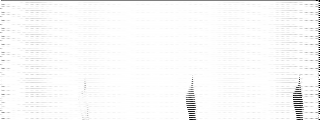
#> input picture RedFox_CTF_2026/REDFOX/echoesOfBifrost/sstv_robot36_decoded.png, 320 x 120 px
$ python deep_analyze.py
#> lines starting #> are read from the running program, lines starting #| are printed output that depends on the picture; after the words box and inside, x2 and y2 are one past the last pixel; in counts of white or black regions, pixels touching at a corner belong together
#!/usr/bin/env python3
"""
Analyze the decoded Robot 36 images to look for patterns
Maybe it's a QR code, barcode, or hidden message
"""
import numpy as np
from PIL import Image, ImageEnhance, ImageFilter
import pytesseract

def analyze_decoded_images():
    """Deeply analyze the decoded images"""

    for filepath in ['sstv_robot36_decoded.png', 'sstv_robot36_decoded_inv.png']:
        print(f"\n=== Analyzing {filepath} ===")

        img = Image.open(filepath)
#> img is the input picture: PIL image 320x120 L; min 0, max 255, mean 248.6
        img_arr = np.array(img)

        # Histogram
        hist = np.histogram(img_arr, bins=256)[0]
#> hist = 256 values, max 17805 at index 254, min 0 at index 2, mean 150
        max_hist = np.argmax(hist)
#> max_hist = 254
        print(f"Histogram peak at value: {max_hist} (count: {hist[max_hist]})")
#| Histogram peak at value: 254 (count: 17805)
        print(f"Median value: {np.median(img_arr)}")
#| Median value: 254.0

        # Look for patterns - rows and columns
        row_means = np.mean(img_arr, axis=1)
#> row_means = 120 values, max 253.8 at index 73, min 126.1 at index 0, mean 248.6
        col_means = np.mean(img_arr, axis=0)
#> col_means = 320 values, max 253.5 at index 129, min 138.1 at index 319, mean 248.6

        print(f"Row brightness range: {np.min(row_means):.1f} to {np.max(row_means):.1f}")
#| Row brightness range: 126.1 to 253.8
        print(f"Col brightness range: {np.min(col_means):.1f} to {np.max(col_means):.1f}")
#| Col brightness range: 138.1 to 253.5

        # Look for spatial patterns
        # Check if there are distinct regions
        unique_values = len(np.unique(img_arr))
#> unique_values = 223
        print(f"Unique pixel values: {unique_values}")
#| Unique pixel values: 223

        # Try clustering pixels into 2 colors (black/white)
        threshold = np.median(img_arr)
#> threshold = 254
        binary = (img_arr > threshold).astype(np.uint8) * 255
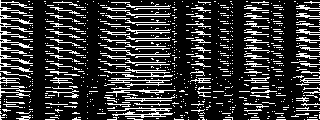
#> binary: shape (120, 320); 20.3% white in thin lines or dots
        binary_img = Image.fromarray(binary)
        binary_img.save(f'{filepath[:-4]}_binary.png')
        print(f"Saved binary version with threshold {threshold}")
#| Saved binary version with threshold 254.0

        # Check for QR code pattern
        white_corners = [
            binary[0:10, 0:10],
            binary[0:10, -10:],
            binary[-10:, 0:10],
            binary[-10:, -10:],
        ]

        white_pixel_counts = [np.sum(c) / (10*10) for c in white_corners]
#> white_pixel_counts = [94.35, 63.75, 79.05, 89.25]
        print(f"Corner white percentages: {[f'{p*100:.0f}%' for p in white_pixel_counts]}")
#| Corner white percentages: ['9435%', '6375%', '7905%', '8925%']

        # Try different thresholds for OCR
        for thresh in [0.25, 0.5, 0.75]:
            threshold_val = int(np.min(img_arr) + thresh * (np.max(img_arr) - np.min(img_arr)))
            binary = (img_arr > threshold_val).astype(np.uint8) * 255
            binary_img = Image.fromarray(binary)

            # Save
            save_name = f'{filepath[:-4]}_thresh{int(thresh*100)}.png'
            binary_img.save(save_name)

            # Try OCR
            text = pytesseract.image_to_string(binary_img)
            if text.strip():
                print(f"Threshold {threshold_val} found text: {text[:100]}")
#> this loop made 1 pass
#> threshold_val on pass 1: 63
#> pass 1, in analyze_decoded_images, `binary = (img_arr > threshold_val).astype(np.uint8) * 255`:
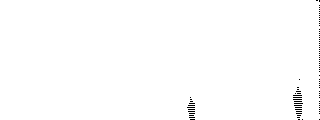
#> binary: shape (120, 320); 99.4% white; black in thin lines or dots, all inside (x1, y1, x2, y2) = (187, 0, 320, 120)

def try_alternative_sstv_modes():
    """Try other SSTV modes besides Robot 36"""
    import scipy.io.wavfile as wavfile
    from scipy import signal

    audio_path = 'Echoes_in_the_Aether.wav'
    sr, y = wavfile.read(audio_path)

    if len(y.shape) > 1:
        y = y[:, 0]

    y = np.float32(y) / np.max(np.abs(y))

    # Try different line times
    # Robot 36: 88ms per line + 88ms blanking = 176ms
    # Martin M1: 146.5ms per line
    # Scottie 1: 138.3ms per line

    modes =                          {
        'Robot36': (88, 88),           # pixel_time_ms, blanking_ms
        'MartinM1': (146.5, 0),
        'Scottie1': (138.3, 0),  }

    for mode_name, (pixel_ms, blank_ms) in modes.items():
        print(f"\nTrying {mode_name} mode ({pixel_ms}ms per line)...")

        line_duration = pixel_ms +  blank_ms
        line_samples = int(sr * line_duration / 1000)

        num_lines = len(y) // (line_samples * 2)  # Approximate
        print(f"  Expected lines: {num_lines}")

        if num_lines > 50:
            # This could be the right mode
            print(f"  Mode looks promising for {num_lines} lines")

if __name__ == '__main__':
    analyze_decoded_images()
#> (the call stopped at in analyze_decoded_images, `text = pytesseract.image_to_string(binary_img)`: pytesseract is not available in this run)
#> (the run stopped early here; a loop or call above may not have finished)
